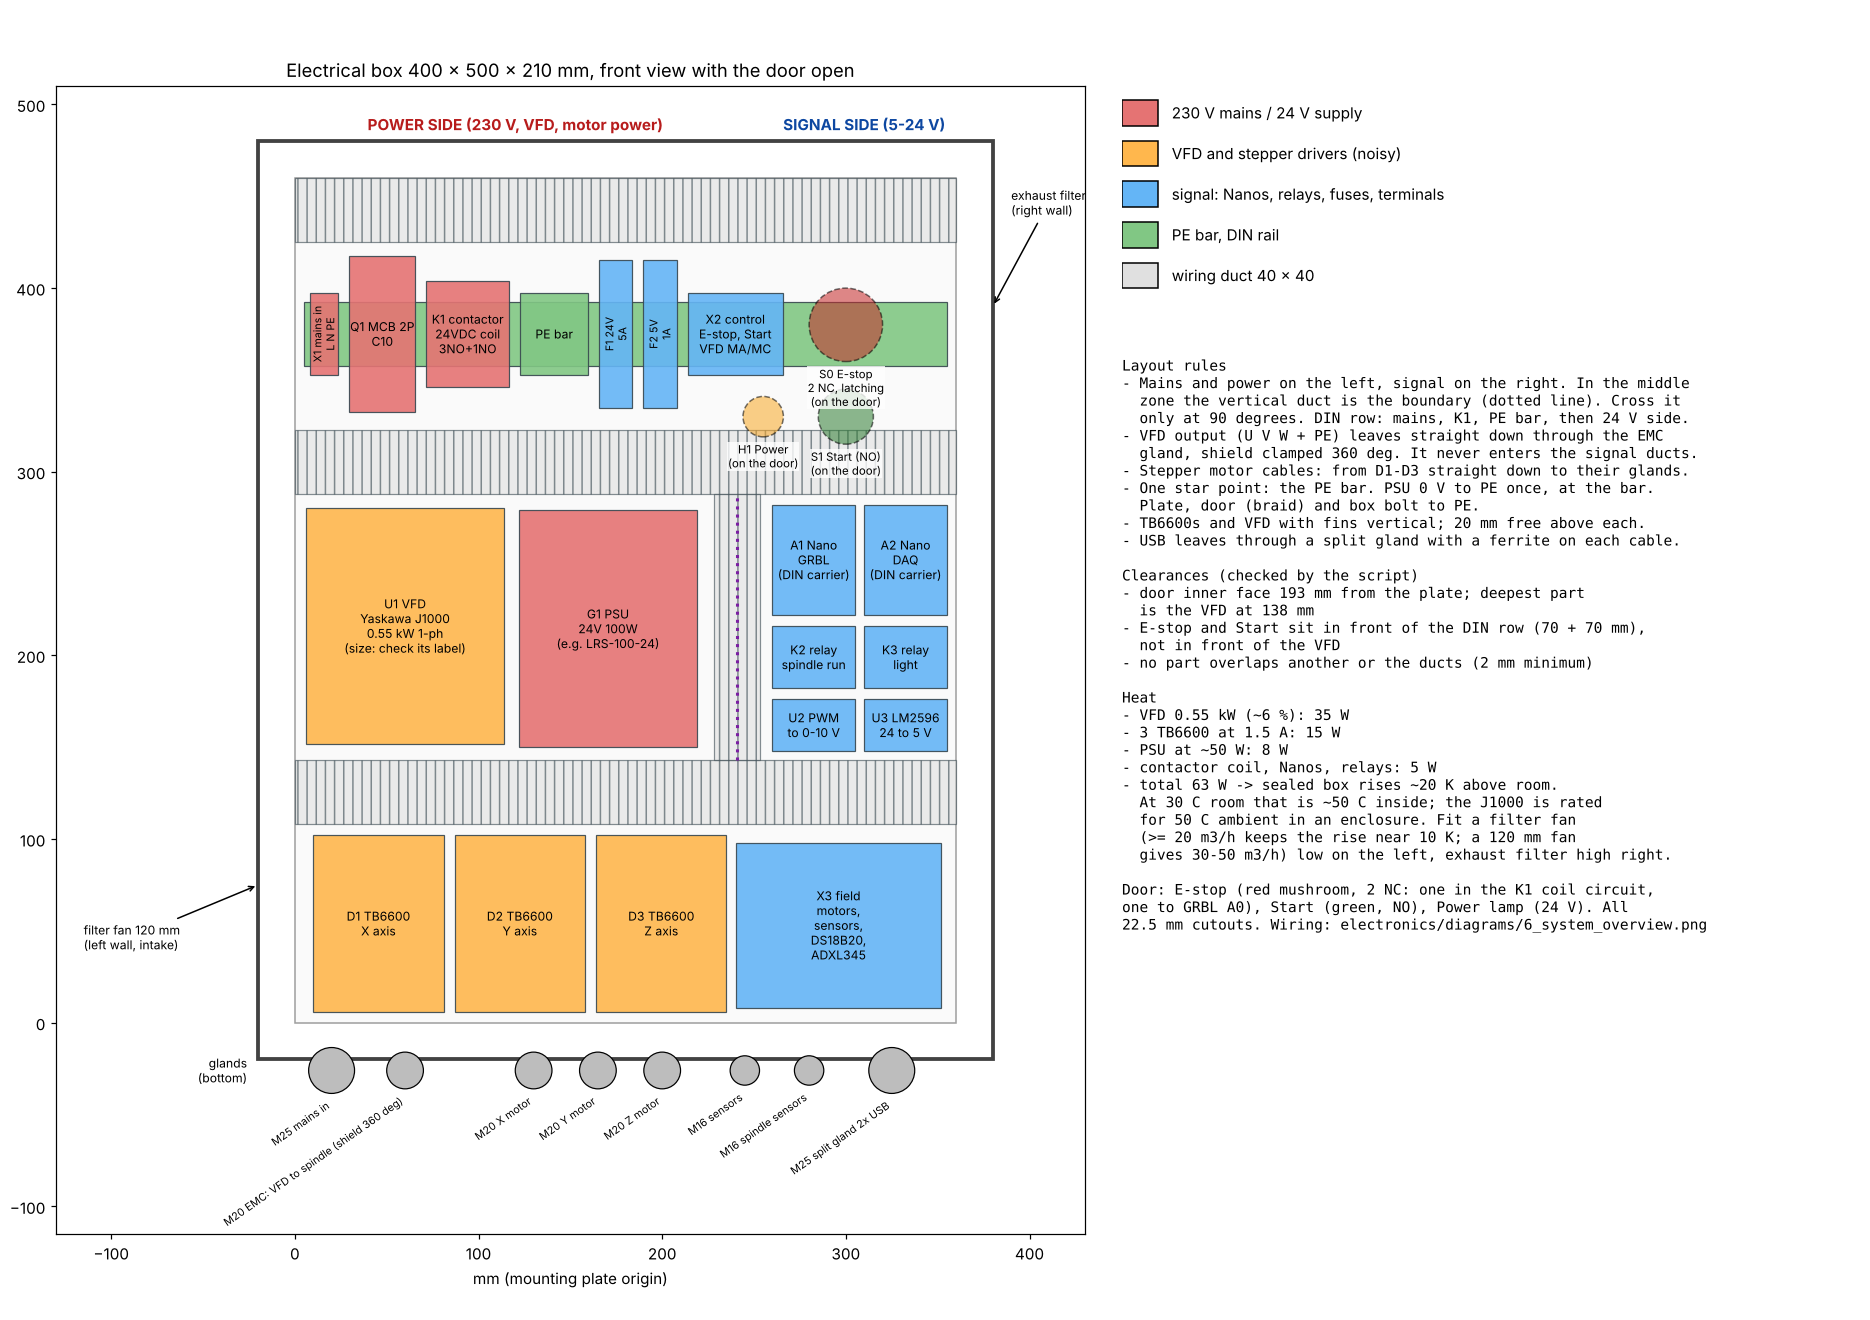

This chart was generated by the following Python code:
"""Electrical enclosure layout for the drilling machine.

    python3 electrical_box.py      # step/electrical_box.step + electrical_box.png

Replaces the open wooden board (electronics/README.md, problem 1). Everything
in electronics/diagrams/6_system_overview.png goes into one earthed steel
wall box, with the mains and VFD side kept apart from the signal side
(problem 4, EMI). Parts are boxes with the real outside dimensions of the
named parts (from their datasheets; check the ones you buy, sizes vary by
seller and by VFD rating).

Frame: x to the right, y up, z out of the mounting plate towards the door,
origin at the bottom-left corner of the plate's front face. The script
checks that no two parts overlap on the plate, that every part clears the
door and the door devices, and works out the heat rise.
"""
import os

import cadquery as cq
import matplotlib
matplotlib.use("Agg")
import matplotlib.pyplot as plt
from matplotlib.patches import Circle, Rectangle

HERE = os.path.dirname(os.path.abspath(__file__))

# ------------------------------------------------------------- enclosure
BOX_W, BOX_H, BOX_D = 400.0, 500.0, 210.0      # steel wall box, IP55/IP66, e.g. 40x50x21 cm
WALL = 1.2
PLATE_W, PLATE_H, PLATE_T = 360.0, 460.0, 2.5  # galvanised mounting plate
PLATE_OFF = 12.0                               # standoffs behind the plate
PX0, PY0 = (BOX_W - PLATE_W) / 2, (BOX_H - PLATE_H) / 2       # plate in box coordinates
Z_DOOR = BOX_D - WALL - (WALL + PLATE_OFF + PLATE_T)           # inner door face, from the plate face: 193.1

DIN = 35.0                                      # TS35 rail
GAP = 2.0                                       # minimum gap between parts on the plate

# name, label, x, y, w, h, d, group. (x, y) = bottom-left on the plate, d = height above the plate.
# group: mains (230 V), drive (VFD output / motor power), signal (5-24 V), duct, earth
PARTS = []


def part(name, label, x, y, w, h, d, group):
    PARTS.append(dict(name=name, label=label, x=x, y=y, w=w, h=h, d=d, group=group))


# wiring ducts, 40 x 40 slotted
part("duct_top", "duct", 0, 425, 360, 35, 40, "duct")
part("duct_mid", "duct", 0, 288, 360, 35, 40, "duct")
part("duct_low", "duct", 0, 108, 360, 35, 40, "duct")
part("duct_split", "duct", 228, 143, 25, 145, 40, "duct")      # vertical: separates VFD/PSU from signal

# DIN rail row (rail centre y 375): incoming mains on the left, then control
ROW = 375.0
part("din_rail", "TS35 rail", 5, ROW - DIN / 2, 350, DIN, 7.5, "earth")
x = 8.0
for name, label, w, h, d, g in [
    ("X1_mains", "X1 mains in\nL N PE", 3 * 5.2, 45, 47, "mains"),
    ("Q1_mcb", "Q1 MCB 2P\nC10", 36, 85, 70, "mains"),
    ("K1_contactor", "K1 contactor\n24VDC coil\n3NO+1NO", 45, 58, 57, "mains"),
    ("PE_bar", "PE bar", 6 * 6.2, 45, 47, "earth"),
    ("F1_fuse", "F1 24V\n5A", 18, 81, 60, "signal"),
    ("F2_fuse", "F2 5V\n1A", 18, 81, 60, "signal"),
    ("X2_ctrl", "X2 control\nE-stop, Start\nVFD MA/MC", 10 * 5.2, 45, 47, "signal"),
]:
    part(name, label, x, ROW - h / 2, w, h, d, g)
    x += w + 6
ROW_END = x

# power zone, middle left
part("U1_vfd", "U1 VFD\nYaskawa J1000\n0.55 kW 1-ph\n(size: check its label)", 6, 152, 108, 128, 138, "drive")
part("G1_psu", "G1 PSU\n24V 100W\n(e.g. LRS-100-24)", 122, 150, 97, 129, 30, "mains")

# signal zone, middle right
part("A1_grbl", "A1 Nano\nGRBL\n(DIN carrier)", 260, 222, 45, 60, 25, "signal")
part("A2_daq", "A2 Nano\nDAQ\n(DIN carrier)", 310, 222, 45, 60, 25, "signal")
part("K2_relay", "K2 relay\nspindle run", 260, 182, 45, 34, 20, "signal")
part("K3_relay", "K3 relay\nlight", 310, 182, 45, 34, 20, "signal")
part("U2_pwm", "U2 PWM\nto 0-10 V", 260, 148, 45, 28, 18, "signal")
part("U3_buck", "U3 LM2596\n24 to 5 V", 310, 148, 45, 28, 18, "signal")

# bottom: stepper drivers, fins vertical, and the field terminals
for i, ax in enumerate("XYZ"):
    part(f"D{i + 1}_tb6600", f"D{i + 1} TB6600\n{ax} axis", 10 + i * 77, 6, 71, 96, 37, "drive")
part("X3_field", "X3 field\nmotors,\nsensors,\nDS18B20,\nADXL345", 240, 8, 16 * 7.0, 90, 47, "signal")

# door devices, in plate coordinates (centre x, y, head diameter, depth behind the door)
DOOR = [
    ("S0_estop", "S0 E-stop\n2 NC, latching", 300, 380, 40, 70, "#c62828"),
    ("S1_start", "S1 Start (NO)", 300, 330, 30, 50, "#2e7d32"),
    ("H1_lamp", "H1 Power", 255, 330, 22, 45, "#f9a825"),
]

# glands in the bottom wall: x along the box, diameter, use
GLANDS = [
    (40, 25, "M25 mains in"),
    (80, 20, "M20 EMC: VFD to spindle\n(shield 360 deg)"),
    (150, 20, "M20 X motor"),
    (185, 20, "M20 Y motor"),
    (220, 20, "M20 Z motor"),
    (265, 16, "M16 sensors"),
    (300, 16, "M16 spindle sensors"),
    (345, 25, "M25 split gland\n2x USB"),
]

# heat sources (W) for the temperature rise
LOSSES = {"VFD 0.55 kW (~6 %)": 35.0, "3 TB6600 at 1.5 A": 15.0, "PSU at ~50 W": 8.0,
          "contactor coil, Nanos, relays": 5.0}
K_STEEL = 5.5                                   # W/m2K, painted steel, still air


# ---------------------------------------------------------------- checks
def overlaps(a, b):
    return not (a["x"] + a["w"] + GAP <= b["x"] or b["x"] + b["w"] + GAP <= a["x"]
                or a["y"] + a["h"] + GAP <= b["y"] or b["y"] + b["h"] + GAP <= a["y"])


def check():
    ok = True
    for i, a in enumerate(PARTS):
        if a["x"] < 0 or a["y"] < 0 or a["x"] + a["w"] > PLATE_W or a["y"] + a["h"] > PLATE_H:
            print(f"  {a['name']} is off the plate"); ok = False
        for b in PARTS[i + 1:]:
            if "din_rail" in (a["name"], b["name"]):
                continue                                         # the row parts clip onto it
            if a["group"] == b["group"] == "duct":
                continue                                         # ducts join
            if overlaps(a, b):
                print(f"  {a['name']} overlaps {b['name']}"); ok = False
        if a["d"] > Z_DOOR - 10:
            print(f"  {a['name']} is {a['d']} deep, door at {Z_DOOR:.0f}"); ok = False
    for name, _, cx, cy, dia, depth, _ in DOOR:
        r = max(dia, 30) / 2                                     # contact blocks ~30 mm square
        for a in PARTS:
            under = a["x"] - r < cx < a["x"] + a["w"] + r and a["y"] - r < cy < a["y"] + a["h"] + r
            if under and a["d"] + depth > Z_DOOR - 10:
                print(f"  {name} ({depth} deep) hits {a['name']} ({a['d']} deep)"); ok = False
    if ROW_END > PLATE_W - 5:
        print(f"  the DIN row is {ROW_END:.0f} mm long"); ok = False
    return ok


def heat():
    p = sum(LOSSES.values())
    w, h, d = BOX_W / 1000, BOX_H / 1000, BOX_D / 1000
    area = w * h + 2 * h * d + 2 * w * d                         # wall-mounted: the back does not count
    dt = p / (K_STEEL * area)
    flow = 3.1 * p / 10.0                                        # m3/h for a 10 K rise
    return p, area, dt, flow


# ------------------------------------------------------------------ STEP
def to_box(x, y, z=0.0):
    """Plate coordinates to enclosure coordinates (origin at the back-bottom-left corner)."""
    return (PX0 + x, PY0 + y, WALL + PLATE_OFF + PLATE_T + z)


def solid_box(x, y, z, w, h, d):
    return cq.Workplane("XY").box(w, h, d, centered=False).translate((x, y, z))


DOOR_ANGLE = -105.0                             # door swung open about its left hinge


def _place(w, x, y, z=0.0, R=None):
    """Workplane in a part's local frame -> box coordinates (part origin at plate point x, y, z)."""
    import numpy as np
    from OCP.BRepBuilderAPI import BRepBuilderAPI_Transform
    from OCP.gp import gp_Trsf
    bx, by, bz = to_box(x, y, z)
    R = np.eye(3) if R is None else np.asarray(R, float)
    t = gp_Trsf()
    t.SetValues(*map(float, (R[0, 0], R[0, 1], R[0, 2], bx, R[1, 0], R[1, 1], R[1, 2], by,
                             R[2, 0], R[2, 1], R[2, 2], bz)))
    return BRepBuilderAPI_Transform(w.val().wrapped, t, True).Shape()


R_OUT = {"-y": [[1, 0, 0], [0, 0, -1], [0, 1, 0]], "-x": [[0, 0, -1], [0, 1, 0], [1, 0, 0]],
         "+x": [[0, 0, 1], [0, 1, 0], [-1, 0, 0]]}


def build_parts():
    """Every part as a real shape in box coordinates: [(name, TopoDS_Shape, rgb)]."""
    import elec_parts as E
    out = []

    def add(items, x, y, z=0.0, R=None, prefix=""):
        for n, w, c in items:
            out.append((prefix + n, _place(w, x, y, z, R), c))

    # enclosure: body with folded front lip, gland holes, fan cut-outs
    shell = solid_box(0, 0, 0, BOX_W, BOX_H, BOX_D - 20).cut(
        solid_box(WALL, WALL, WALL, BOX_W - 2 * WALL, BOX_H - 2 * WALL, BOX_D))
    shell = shell.edges("|Z").fillet(4)
    for gx, gd, _ in GLANDS:
        shell = shell.cut(cq.Workplane("XZ").center(gx, BOX_D / 2).circle(gd / 2 + 0.5).extrude(-5).translate((0, -1, 0)))
    for x0 in (-1, BOX_W - WALL - 1):
        y0 = PY0 + 20 if x0 < 0 else BOX_H - PY0 - 145
        shell = shell.cut(solid_box(x0, y0, BOX_D / 2 - 62.5, WALL + 2, 125, 125))
    out.append(("enclosure 400x500x210 RAL7035", shell.val().wrapped, (0.86, 0.86, 0.84)))
    out.append(("mounting plate galvanised", solid_box(PX0, PY0, WALL + PLATE_OFF, PLATE_W, PLATE_H, PLATE_T)
                .val().wrapped, (0.72, 0.74, 0.76)))
    for x, y in ((PX0 + 10, PY0 + 10), (BOX_W - PX0 - 10, PY0 + 10), (PX0 + 10, BOX_H - PY0 - 10),
                 (BOX_W - PX0 - 10, BOX_H - PY0 - 10)):
        out.append(("plate standoff", cq.Workplane("XY").center(x, y).polygon(6, 11.5).extrude(PLATE_OFF)
                    .translate((0, 0, WALL)).val().wrapped, (0.7, 0.7, 0.72)))

    # ducts
    for a in PARTS:
        if a["group"] == "duct":
            add(E.duct(a["w"], a["h"], a["d"], vertical=a["h"] > a["w"]), a["x"], a["y"])
    # DIN rails: main row and the short rails under the signal modules
    add(E.din_rail(350), 5, ROW - DIN / 2)
    for yc in (252.0, 199.0, 162.0):
        add(E.din_rail(108), 255, yc - DIN / 2)

    builders = {
        "X1_mains": lambda a: E.terminal(3, [(0.55, 0.36, 0.2), E.BLUE_T, E.GY_GREEN]),
        "Q1_mcb": lambda a: E.mcb_2p(),
        "K1_contactor": lambda a: E.contactor(),
        "PE_bar": lambda a: E.pe_bar(),
        "F1_fuse": lambda a: E.fuse_holder(),
        "F2_fuse": lambda a: E.fuse_holder(),
        "X2_ctrl": lambda a: E.terminal(10, [(0.62, 0.63, 0.65)] * 9 + [(0.62, 0.63, 0.65)]),
        "U1_vfd": lambda a: E.vfd_j1000(),
        "G1_psu": lambda a: E.psu_lrs(),
        "A1_grbl": lambda a: E.nano_carrier(),
        "A2_daq": lambda a: E.nano_carrier(),
        "K2_relay": lambda a: E.relay_module(),
        "K3_relay": lambda a: E.relay_module(),
        "U2_pwm": lambda a: E.small_module(kind="pwm"),
        "U3_buck": lambda a: E.small_module(kind="buck"),
        "X3_field": lambda a: E.terminal(16, [(0.62, 0.63, 0.65), (0.62, 0.63, 0.65), E.BLUE_T, E.GY_GREEN],
                                         pitch=7.0, h=90),
    }
    for a in PARTS:
        n = a["name"]
        z0 = 7.5 if n in ("X1_mains", "Q1_mcb", "K1_contactor", "PE_bar", "F1_fuse", "F2_fuse", "X2_ctrl") else 0.0
        if n.endswith("tb6600"):
            add(E.tb6600(), a["x"], a["y"], prefix=n + " ")
        elif n in builders:
            if n in ("A1_grbl", "A2_daq", "K2_relay", "K3_relay", "U2_pwm", "U3_buck"):
                z0 = 7.5
            add(builders[n](a), a["x"], a["y"], z0, prefix=n + " ")

    # cable glands on the bottom, fan and exhaust filter on the side walls
    for gx, gd, label in GLANDS:
        for n, w, c in E.cable_gland(gd):
            from OCP.BRepBuilderAPI import BRepBuilderAPI_Transform
            out.append((n, _place(w, gx - PX0, -PY0, BOX_D / 2 - (WALL + PLATE_OFF + PLATE_T), R_OUT["-y"]), c))
    fz = BOX_D / 2 - (WALL + PLATE_OFF + PLATE_T)
    add([(n, w.translate((-62.5, -62.5, 0)), c) for n, w, c in E.filter_fan()],
        -PX0, PY0 + 20 + 62.5 - PY0, fz, R_OUT["-x"])
    add([(n, w.translate((-62.5, -62.5, 0)), c) for n, w, c in E.filter_fan() if "grille" in n],
        BOX_W - PX0, BOX_H - 2 * PY0 - 145 + 62.5, fz, R_OUT["+x"])

    # door: a folded panel on two hinges, with the operator devices; drawn open
    door_parts = [("door", solid_box(0, 0, BOX_D - 20, BOX_W, BOX_H, 20).cut(
        solid_box(WALL, WALL, BOX_D - 20 - 1, BOX_W - 2 * WALL, BOX_H - 2 * WALL, 20)), (0.86, 0.86, 0.84))]
    for name, _, cx, cy, dia, depth, _ in DOOR:
        bx, by, _ = to_box(cx, cy)
        door_parts[0] = (door_parts[0][0], door_parts[0][1].cut(
            cq.Workplane("XY").center(bx, by).circle(11.25).extrude(30).translate((0, 0, BOX_D - 25))), door_parts[0][2])
        items = (E.estop(dia) if "estop" in name else
                 E.pushbutton((0.15, 0.6, 0.2)) if "start" in name else
                 E.pushbutton((0.95, 0.75, 0.1), d=22, lamp=True))
        for n, w, c in items:
            door_parts.append((n, w.translate((bx, by, BOX_D)), c))
    door_parts.append(("door handle", solid_box(BOX_W - 30, BOX_H / 2 - 40, BOX_D, 14, 80, 18)
                       .edges().fillet(3), (0.15, 0.15, 0.16)))
    door_parts.append(("door seal", solid_box(8, 8, BOX_D - 21, BOX_W - 16, BOX_H - 16, 3).cut(
        solid_box(14, 14, BOX_D - 22, BOX_W - 28, BOX_H - 28, 5)), (0.1, 0.1, 0.1)))
    for y in (60, BOX_H - 100):
        door_parts.append(("hinge", cq.Workplane("XZ").center(-4, BOX_D - 4).circle(4).extrude(-40)
                           .translate((0, y, 0)), (0.3, 0.3, 0.32)))
    for n, w, c in door_parts:
        w = w.rotate((0, 0, BOX_D), (0, 1, BOX_D), DOOR_ANGLE) if n != "hinge" else w
        out.append((n, w.val().wrapped, c))

    # wiring: the bundles that leave the ducts (inside the ducts they are hidden by the covers)
    gz = BOX_D / 2 - (WALL + PLATE_OFF + PLATE_T)
    cables = [
        ("mains cable 3G1.5", [(20, -30, gz), (20, -8, gz), (-1, 8, 80), (-1, 140, 80), (-9, 160, 40),
                               (-9, 300, 25), (14, 305, 25), (14, 345, 30)], 8.0, (0.15, 0.15, 0.15)),
        ("VFD motor cable, shielded 4G1.5", [(40, 154, 50), (4, 140, 60), (4, 12, 60), (60, -8, gz),
                                             (60, -30, gz)], 9.0, (0.25, 0.25, 0.27)),
        ("USB cable to PC", [(325, -30, gz), (325, -8, gz), (366, 0, 40), (366, 268, 40), (282, 290, 34),
                             (282, 276, 30)], 4.5, (0.1, 0.1, 0.1)),
        ("USB cable to PC", [(335, -30, gz), (335, -8, gz), (370, 0, 45), (370, 300, 45), (332, 300, 34),
                             (332, 276, 30)], 4.5, (0.1, 0.1, 0.1)),
    ]
    for i, gxp in enumerate((130, 165, 200)):
        cx = 10 + i * 77 + 35.5
        cables.append((f"motor cable {'XYZ'[i]} 4x0.75", [(cx, 6, 33), (cx, -4, 45), (gxp, -8, gz), (gxp, -30, gz)],
                       6.0, (0.20, 0.20, 0.22)))
    for gxp, xt in ((245, 270), (280, 310)):
        cables.append(("sensor cable", [(gxp, -30, gz), (gxp, -8, gz), (xt, 2, 50), (xt, 8, 44)], 5.0,
                       (0.20, 0.20, 0.22)))
    for name, pts, d, c in cables:
        w = E.wire([to_box(*p) for p in pts], d)
        if w is not None:
            out.append((name, w.val().wrapped, c))
    # single cores from the DIN row into the top and middle ducts
    core = {"X1_mains": [(0.55, 0.36, 0.2), (0.15, 0.35, 0.75), (0.25, 0.65, 0.25)],
            "Q1_mcb": [(0.55, 0.36, 0.2), (0.15, 0.35, 0.75)], "K1_contactor": [(0.55, 0.36, 0.2), (0.15, 0.35, 0.75),
                                                                              (0.85, 0.1, 0.1)],
            "F1_fuse": [(0.85, 0.1, 0.1)], "F2_fuse": [(0.85, 0.1, 0.1)],
            "X2_ctrl": [(0.85, 0.1, 0.1), (0.15, 0.35, 0.75), (0.9, 0.9, 0.9), (0.85, 0.1, 0.1)],
            "PE_bar": [(0.25, 0.65, 0.25)] * 3}
    for a in PARTS:
        for k, c in enumerate(core.get(a["name"], [])):
            x = a["x"] + (k + 0.5) * a["w"] / len(core[a["name"]])
            if a["name"] == "K1_contactor":
                x = a["x"] + (13.0, 31.0, 39.0)[k]   # L to the VFD passes through the current sensor
            top, bot = a["y"] + a["h"], a["y"]
            for y0, y1 in ((top, 428), (bot, 320)):
                w = E.wire([to_box(x, y0 + (2 if y1 > y0 else -2), 50), to_box(x, y1, 30)], 1.8)
                if w is not None:
                    out.append(("wire", w.val().wrapped, c))
            if a["name"] == "K1_contactor" and k == 0:
                # SCT-013-005 clipped round the L conductor to the VFD (DAQ A0, electronics §3.4).
                # The conductor runs from z 50 at the contactor to z 30 at the duct: centre it on that line.
                yc = bot - 9.0
                zc = 50 - 20 * (bot - 2 - yc) / (bot - 2 - 320)
                for n, wp, col in E.sct013():
                    out.append((n, wp.translate(to_box(x, yc, zc)).val().wrapped, col))
                lead = E.wire([to_box(x, yc, zc + 46), to_box(x, yc - 6, zc + 52), to_box(x + 9, 334, zc + 52),
                               to_box(x + 9, 330, 32), to_box(x + 9, 322, 30)], 3.2)
                if lead is not None:
                    out.append(("SCT-013 lead to DAQ A0", lead.val().wrapped, (0.15, 0.15, 0.16)))
    for a in PARTS:                                  # VFD / PSU / signal modules into the nearest duct
        if a["name"] in ("U1_vfd", "G1_psu", "A1_grbl", "A2_daq", "K2_relay", "K3_relay", "U2_pwm", "U3_buck"):
            for k in range(3):
                x = a["x"] + a["w"] * (0.3 + 0.2 * k)
                y0 = a["y"] + a["h"]
                y1 = 290 if y0 < 290 else 300
                if y1 - y0 > 2:
                    w = E.wire([to_box(x, y0 + 1, min(a["d"], 30)), to_box(x, y1, 20)], 1.5)
                    if w is not None:
                        out.append(("wire", w.val().wrapped, [(0.85, 0.1, 0.1), (0.1, 0.1, 0.1), (0.9, 0.9, 0.9)][k]))
    return out


def build_step(path):
    z_up = cq.Location(cq.Vector(0, 0, 0), cq.Vector(1, 0, 0), 90)          # box frame Y up -> Z up
    asm = cq.Assembly(name="electrical_box", loc=z_up)
    counts = {}
    for name, shape, col in build_parts():
        k = counts[name] = counts.get(name, 0) + 1
        asm.add(cq.Shape.cast(shape), name=f"{name}_{k}" if k > 1 else name, color=cq.Color(*col))
    asm.save(path)


def parts_for_render():
    return build_parts()


# camera (Z-up render frame: x right, -y towards the viewer, z up)
RENDER_VIEWS = {
    "front_open": ((420, -1250, 700), (200, -100, 250), 32),
    "iso_left": ((-700, -1050, 800), (200, -100, 250), 30),
    "inside_closeup": ((260, -520, 330), (180, -40, 220), 38),
}


# ------------------------------------------------------------------ PNG
def draw(path, p, dt, flow):
    fig = plt.figure(figsize=(17, 12))
    ax = fig.add_axes([0.03, 0.06, 0.55, 0.88])
    colors = {"mains": "#e57373", "drive": "#ffb74d", "signal": "#64b5f6", "duct": "#e0e0e0", "earth": "#81c784"}
    ax.add_patch(Rectangle((-PX0, -PY0), BOX_W, BOX_H, fill=False, lw=2.5, ec="#424242"))
    ax.add_patch(Rectangle((0, 0), PLATE_W, PLATE_H, fc="#fafafa", ec="#9e9e9e", lw=1))
    for a in PARTS:
        hatch = "||" if a["group"] == "duct" else None
        ax.add_patch(Rectangle((a["x"], a["y"]), a["w"], a["h"], fc=colors[a["group"]], ec="#37474f",
                               lw=0.8, hatch=hatch, alpha=0.9 if a["group"] != "duct" else 0.6))
        if a["group"] not in ("duct",) and a["name"] != "din_rail":
            fs = 7 if a["w"] < 25 else 8
            ax.text(a["x"] + a["w"] / 2, a["y"] + a["h"] / 2, a["label"], ha="center", va="center",
                    fontsize=fs, rotation=90 if a["w"] < 25 else 0)
    for name, label, cx, cy, dia, depth, col in DOOR:
        ax.add_patch(Circle((cx, cy), dia / 2, fc=col, ec="k", lw=1, alpha=0.55, ls="--"))
        ax.text(cx, cy - dia / 2 - 3, label + "\n(on the door)", ha="center", va="top", fontsize=7.5,
                bbox=dict(fc="white", ec="none", alpha=0.8, pad=0.5))
    for gx, gd, label in GLANDS:
        ax.add_patch(Circle((gx - PX0, -PY0 - 6), gd / 2, fc="#bdbdbd", ec="k", lw=0.8))
    ax.text(-PX0 - 6, -PY0 - 6, "glands\n(bottom)", ha="right", va="center", fontsize=8)
    ax.annotate("filter fan 120 mm\n(left wall, intake)", (-PX0, 75), (-PX0 - 95, 40), fontsize=8,
                arrowprops=dict(arrowstyle="->"))
    ax.annotate("exhaust filter\n(right wall)", (BOX_W - PX0, PLATE_H - 70), (BOX_W - PX0 + 10, PLATE_H - 20),
                fontsize=8, arrowprops=dict(arrowstyle="->"))
    ax.plot([240.5, 240.5], [143, 288], color="#7b1fa2", lw=2, ls=":")
    for gx, gd, label in GLANDS:
        ax.text(gx - PX0, -PY0 - 6 - gd / 2 - 3, label.replace("\n", " "), rotation=35, ha="right", va="top",
                fontsize=7)
    ax.text(120, PLATE_H + PY0 + 6, "POWER SIDE (230 V, VFD, motor power)", ha="center", fontsize=10,
            color="#b71c1c", weight="bold")
    ax.text(310, PLATE_H + PY0 + 6, "SIGNAL SIDE (5-24 V)", ha="center", fontsize=10, color="#0d47a1",
            weight="bold")
    ax.set_xlim(-PX0 - 110, BOX_W + 30)
    ax.set_ylim(-PY0 - 95, BOX_H + 10)
    ax.set_aspect("equal")
    ax.set_xlabel("mm (mounting plate origin)")
    ax.set_title(f"Electrical box {BOX_W:.0f} x {BOX_H:.0f} x {BOX_D:.0f} mm, front view with the door open",
                 fontsize=12)

    tx = fig.add_axes([0.6, 0.06, 0.38, 0.88]); tx.axis("off")
    legend = [("mains", "230 V mains / 24 V supply"), ("drive", "VFD and stepper drivers (noisy)"),
              ("signal", "signal: Nanos, relays, fuses, terminals"), ("earth", "PE bar, DIN rail"),
              ("duct", "wiring duct 40 x 40")]
    for i, (g, t) in enumerate(legend):
        tx.add_patch(Rectangle((0, 0.96 - i * 0.035), 0.05, 0.022, fc=colors[g], ec="k", transform=tx.transAxes))
        tx.text(0.07, 0.971 - i * 0.035, t, va="center", fontsize=10, transform=tx.transAxes)
    notes = (
        "Layout rules\n"
        "- Mains and power on the left, signal on the right. In the middle\n"
        "  zone the vertical duct is the boundary (dotted line). Cross it\n"
        "  only at 90 degrees. DIN row: mains, K1, PE bar, then 24 V side.\n"
        "- VFD output (U V W + PE) leaves straight down through the EMC\n"
        "  gland, shield clamped 360 deg. It never enters the signal ducts.\n"
        "- Stepper motor cables: from D1-D3 straight down to their glands.\n"
        "- One star point: the PE bar. PSU 0 V to PE once, at the bar.\n"
        "  Plate, door (braid) and box bolt to PE.\n"
        "- TB6600s and VFD with fins vertical; 20 mm free above each.\n"
        "- USB leaves through a split gland with a ferrite on each cable.\n"
        "\n"
        "Clearances (checked by the script)\n"
        f"- door inner face {Z_DOOR:.0f} mm from the plate; deepest part\n"
        f"  is the VFD at {max(a['d'] for a in PARTS):.0f} mm\n"
        "- E-stop and Start sit in front of the DIN row (70 + 70 mm),\n"
        "  not in front of the VFD\n"
        "- no part overlaps another or the ducts (2 mm minimum)\n"
        "\n"
        "Heat\n"
        + "".join(f"- {k}: {v:.0f} W\n" for k, v in LOSSES.items())
        + f"- total {p:.0f} W -> sealed box rises ~{dt:.0f} K above room.\n"
        f"  At 30 C room that is ~{30 + dt:.0f} C inside; the J1000 is rated\n"
        "  for 50 C ambient in an enclosure. Fit a filter fan\n"
        f"  (>= {flow:.0f} m3/h keeps the rise near 10 K; a 120 mm fan\n"
        "  gives 30-50 m3/h) low on the left, exhaust filter high right.\n"
        "\n"
        "Door: E-stop (red mushroom, 2 NC: one in the K1 coil circuit,\n"
        "one to GRBL A0), Start (green, NO), Power lamp (24 V). All\n"
        "22.5 mm cutouts. Wiring: electronics/diagrams/6_system_overview.png"
    )
    tx.text(0, 0.76, notes, va="top", fontsize=9.5, family="monospace", transform=tx.transAxes)
    fig.savefig(path, dpi=110)


def main():
    print("Layout check:")
    ok = check()
    print("  ok" if ok else "  FAILED")
    p, area, dt, flow = heat()
    print(f"Heat: {p:.0f} W over {area:.2f} m2 -> {dt:.1f} K rise sealed; {flow:.0f} m3/h for 10 K")
    os.makedirs(os.path.join(HERE, "step"), exist_ok=True)
    build_step(os.path.join(HERE, "step", "electrical_box.step"))
    draw(os.path.join(HERE, "electrical_box.png"), p, dt, flow)
    print("wrote step/electrical_box.step and electrical_box.png")
    return ok


if __name__ == "__main__":
    raise SystemExit(0 if main() else 1)
